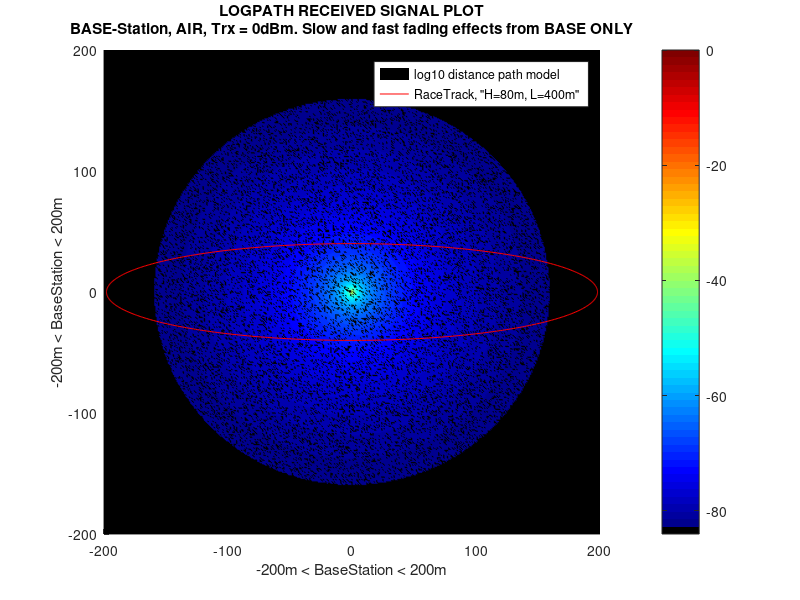
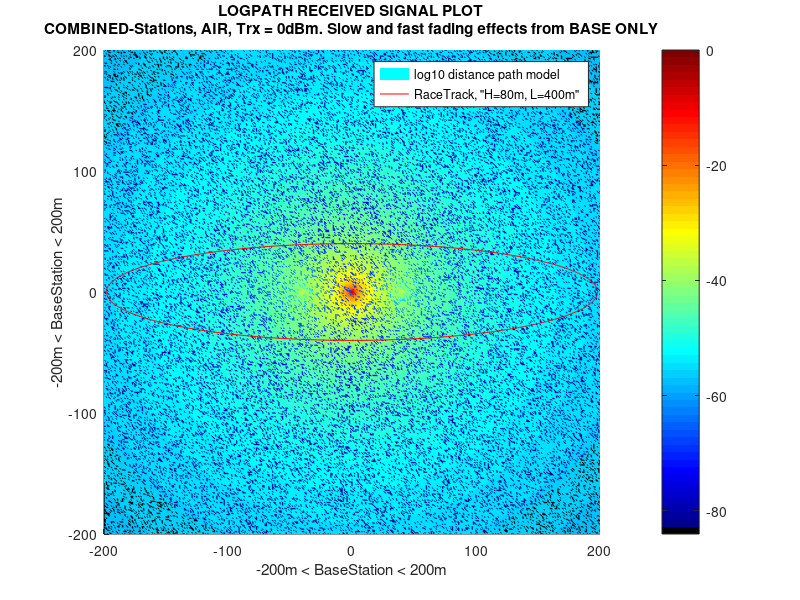
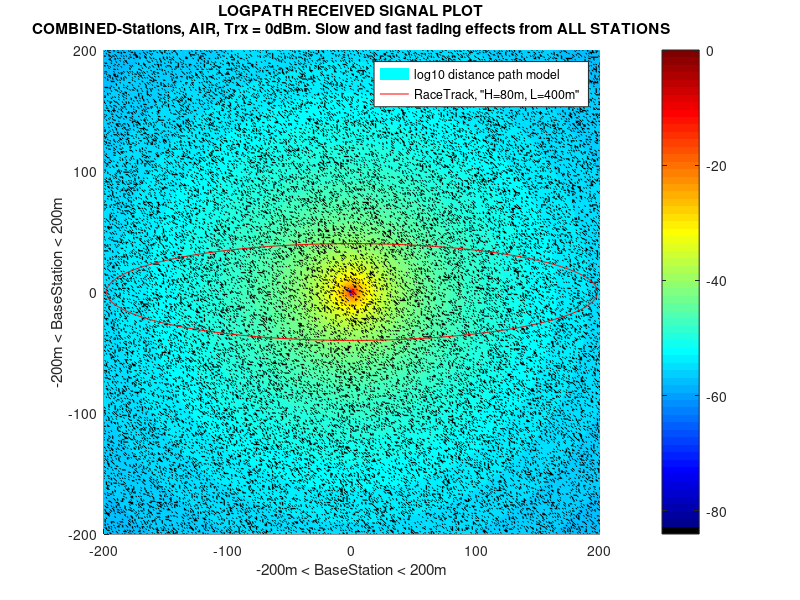
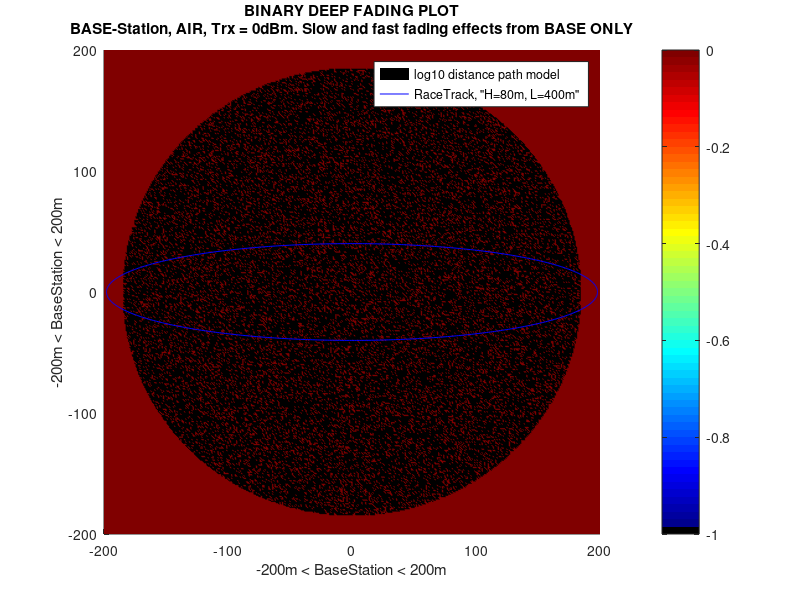

MATLAB code to generate these figures, in order:
clc; clear; close all;

%-94dBm is antenna receiver sensitivity
%-84dBm is chosen to give room for unexpected noise sources!
acc_dBm = -84;            %Accepted received power

R = 1;                    %Measurement Shunt-Resistance
I_tx_max = 1*10.^(-3);    %Transmit current
I_tx_min = 4*10.^(-6);    %I_tx_max - 24dBm
Ptx_max = I_tx_max*R^(2); %Transmit Power
Ptx_min = I_tx_min*R^(2); %Transmit Power

% Antennasize = 2.7cm and freq = 2.4GHz
% https://www.everythingrf.com/rf-calculators/antenna-near-field-distance-calculator  
d0     = 0.01167;    %(meter) estimation of the Far Field distance for the TelosB antenna

N = 200; %meter from the base station "half of a racetrack width"
x = linspace(-N,N,N*2+1);  
y = linspace(-N,N,N*2+1);  
[X,Y] = meshgrid(x,y);
%% 0dBm = max power, -24dBm = min power, Runner running at 12km/h ? 1m/333ms
%  AIR = 2
gammaAIR = 2;
% Office = 5.5 (2% of the distance) for every 5m one wall of thickness 30cm exist! 
gammaOffice = (2*94+5.5*6)/100; %2.21

%BaseStation
d = sqrt(X.^(2)+Y.^(2));    %euclidean distance
d((N*2)/2+1,(N*2)/2+1) = 1; %to avoid inf number in the center!

PAir_W = Ptx_max.*((d0./d).^gammaAIR); %Watt
PAir   = 10*log10(PAir_W/0.001);       %dBm

%NorthSation
dNorth = sqrt((X-40).^(2)+Y.^(2)); %euclidean distance     
dNorth((N*2)/2+1,(N*2)/2+41) = 1;  %to avoid inf number in the center!  

PAirNorth_W = Ptx_max.*((d0./dNorth).^gammaAIR); %Watt
PAirNorth   = 10*log10(PAirNorth_W./0.001);      %dBm

%SouthStation
dSouth = sqrt((X+40).^(2)+Y.^(2));  %euclidean distance
dSouth((N*2)/2+1,(N*2)/2-39) = 1;   %to avoid inf number in the center!

PAirSouth_W = Ptx_max.*((d0./dSouth).^gammaAIR); %dBm
PAirSouth   = 10*log10(PAirSouth_W./0.001);      %Watt         
                         
%Combination of stations
PAIRCombined = 10*log10((PAir_W + PAirNorth_W + PAirSouth_W)./0.001); %dBm

%% Fading FF=Fast fading, SF= slow fading  
%Fast Fading 250ms fast fading effect
mu = 35+30; %+30 from dBW to dBm
sigma = 5;
X_ff = normrnd(mu,sigma,[length(x),length(y)]);
X_randff = rand(length(x),length(y)) < 0.1;
ff = -(X_randff.*X_ff);

%North
X_ff_north = normrnd(mu,sigma,[length(x),length(y)]);
X_randff_north = rand(length(x),length(y)) < 0.1;
ff_north = -(X_randff_north.*X_ff);

%South
X_ff_south = normrnd(mu,sigma,[length(x),length(y)]);
X_randff_south = rand(length(x),length(y)) < 0.1;
ff_south = -(X_randff_south.*X_ff);

%Slow Fading 10sec effect
X_sf = normrnd(mu,sigma,[length(x),length(y)]);
X_randsf = rand(length(x),length(y)) < 0.1;
X_Coor = find(X_randsf > 0.5);

for i=1:length(X_Coor)
   if X_Coor(i) < 22
      X_Coor(i) = 22;
   end
end

X_randsf(X_Coor-21:X_Coor+21)=1; %10sec slow fading effect
sf = -(X_randsf.*X_sf);

%NORTH
X_sf_north = normrnd(mu,sigma,[length(x),length(y)]);
X_randsf_north = rand(length(x),length(y)) < 0.1;
X_Coor_north = find(X_randsf_north > 0.5);

for i=1:length(X_Coor_north)
   if X_Coor_north(i) < 22
      X_Coor_north(i) = 22;
   end
end

X_sf_north(X_Coor_north-21:X_Coor_north+21)=1; %10sec slow fading effect
sf_north = -(X_sf_north.*X_sf_north);

%SOUTH
X_sf_south = normrnd(mu,sigma,[length(x),length(y)]);
X_randsf_south = rand(length(x),length(y)) < 0.1;
X_Coor_south = find(X_randsf_south > 0.5);

for i=1:length(X_Coor_south)
   if X_Coor_south(i) < 22
      X_Coor_south(i) = 22;
   end
end

X_sf_south(X_Coor_south-21:X_Coor_south+21)=1; %10sec slow fading effect
sf_south = -(X_sf_south.*X_sf_south);

PAir_f = PAir + sf + ff;
PAirNorth_f = PAirNorth + sf_north + ff_north;
PAirSouth_f = PAirSouth + sf_south + ff_south;
PAir_W_f      = 10.^(PAir_f./10);
PAirNorth_W_f = 10.^(PAirNorth_f./10);
PAirSouth_W_f = 10.^(PAirSouth_f./10);

PAIRCombined_sf = 10*log10((PAir_W_f + PAirNorth_W + PAirSouth_W)./0.001); %dBm
PAIRCombined_sf_All_Noisy = 10*log10((PAir_W_f + PAirNorth_W_f + PAirSouth_W_f)./0.001); %dBm

%% Plotting Signal Range in AIR for 0dBm
figure(1)
hold on
pcolor(x,y,PAir_f)
title({'LOGPATH RECEIVED SIGNAL PLOT';'BASE-Station, AIR, Trx = 0dBm. Slow and fast fading effects from BASE ONLY'})
xlabel('-200m < BaseStation < 200m')
ylabel('-200m < BaseStation < 200m')
shading interp;
set(gca, 'clim', [acc_dBm 0]);
colormap([0 0 0; jet]);
colorbar;

%Ellipse
a=N-2; % horizontal radius
b=N/5; % vertical radius
x0=0;  % x0,y0 ellipse centre coordinates
y0=0;
t=-pi:0.01:pi;
x_ellipse=x0+a*cos(t);
y_ellipse=y0+b*sin(t);
plot(x_ellipse,y_ellipse,'r')
legend('log10 distance path model', 'RaceTrack, "H=80m, L=400m"');
hold off

figure(2)
hold on
pcolor(x,y,PAIRCombined_sf)
title({'LOGPATH RECEIVED SIGNAL PLOT';'COMBINED-Stations, AIR, Trx = 0dBm. Slow and fast fading effects from BASE ONLY'})
xlabel('-200m < BaseStation < 200m') % x-axis label
ylabel('-200m < BaseStation < 200m') % y-axis label
shading interp;
set(gca, 'clim', [acc_dBm 0]);
colormap([0 0 0; jet]);
colorbar;
plot(x_ellipse,y_ellipse,'r')
legend('log10 distance path model', 'RaceTrack, "H=80m, L=400m"');
hold off

figure(3)
hold on
pcolor(x,y,PAIRCombined_sf_All_Noisy)
title({'LOGPATH RECEIVED SIGNAL PLOT';'COMBINED-Stations, AIR, Trx = 0dBm. Slow and fast fading effects from ALL STATIONS'})
xlabel('-200m < BaseStation < 200m') % x-axis label
ylabel('-200m < BaseStation < 200m') % y-axis label
shading interp;
set(gca, 'clim', [acc_dBm 0]);
colormap([0 0 0; jet]);
colorbar;
plot(x_ellipse,y_ellipse,'r')
legend('log10 distance path model', 'RaceTrack, "H=80m, L=400m"');
hold off

%% Plotting Deep Fading Binary plots
DF_PAIR = zeros(length(PAir_f)); %Deep Fade Power AIR
DFCoor1_PAIR = PAir_f>acc_dBm;
DFCoor2_PAIR = PAir_f<=acc_dBm;
DF_PAIR(DFCoor1_PAIR) = -9999;
DF_PAIR(DFCoor2_PAIR) = 0;

figure(4)
hold on
pcolor(x,y,DF_PAIR)
title({'BINARY DEEP FADING PLOT';'BASE-Station, AIR, Trx = 0dBm. Slow and fast fading effects from BASE ONLY'})
xlabel('-200m < BaseStation < 200m')
ylabel('-200m < BaseStation < 200m')
shading interp;
set(gca, 'clim', [-1 0]);
colormap([0 0 0; jet]);
colorbar;
plot(x_ellipse,y_ellipse,'b')
legend('log10 distance path model', 'RaceTrack, "H=80m, L=400m"');
hold off

DF_PAIR_COMB = zeros(length(PAIRCombined_sf));
DFCoor1_PAIR_COMB = PAIRCombined_sf>acc_dBm;
DFCoor2_PAIR_COMB = PAIRCombined_sf<=acc_dBm;
DF_PAIR_COMB(DFCoor1_PAIR_COMB) = -9999;
DF_PAIR_COMB(DFCoor2_PAIR_COMB) = 0;

figure(5)
hold on
pcolor(x,y,DF_PAIR_COMB)
title({'BINARY DEEP FADING PLOT';'COMBINED-Stations, AIR, Trx = 0dBm. Slow and fast fading effects from BASE ONLY'})
xlabel('-200m < BaseStation < 200m')
ylabel('-200m < BaseStation < 200m')
shading interp;
set(gca, 'clim', [-1 0]);
colormap([0 0 0; jet]);
colorbar;
plot(x_ellipse,y_ellipse,'b')
legend('log10 distance path model', 'RaceTrack, "H=80m, L=400m"');
hold off

DF_PAIR_COMB_noisy = zeros(length(PAIRCombined_sf_All_Noisy));
DFCoor1_PAIR_COMB_Noisy = PAIRCombined_sf_All_Noisy>acc_dBm;
DFCoor2_PAIR_COMB_Noisy = PAIRCombined_sf_All_Noisy<=acc_dBm;
DF_PAIR_COMB_noisy(DFCoor1_PAIR_COMB_Noisy) = -9999;
DF_PAIR_COMB(DFCoor2_PAIR_COMB_Noisy) = 0;

figure(6)
hold on
pcolor(x,y,DF_PAIR_COMB_noisy)
title({'BINARY DEEP FADING PLOT';'COMBINED-Stations, AIR, Trx = 0dBm. Slow and fast fading effects from ALL STATIONS'})
xlabel('-200m < BaseStation < 200m')
ylabel('-200m < BaseStation < 200m')
shading interp;
set(gca, 'clim', [-1 0]);
colormap([0 0 0; jet]);
colorbar;
plot(x_ellipse,y_ellipse,'b')
legend('log10 distance path model', 'RaceTrack, "H=80m, L=400m"');
hold off
